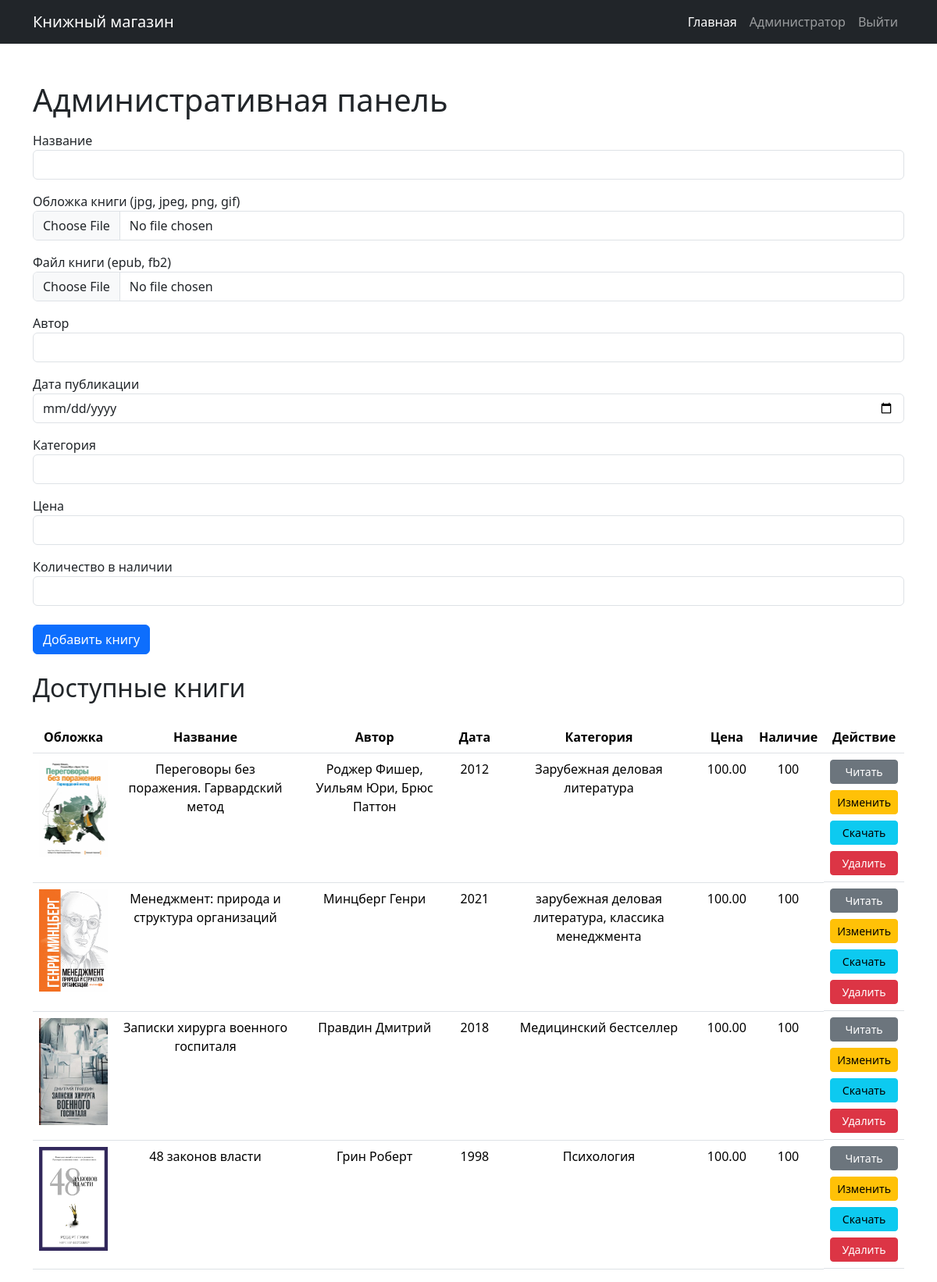
/php/admin_dashboard.php (signed in), run on the app's committed database.
### tables this page shows
CREATE TABLE `books` (
  `id` int NOT NULL AUTO_INCREMENT,
  `title` varchar(255) NOT NULL,
  `author` varchar(100) NOT NULL,
  `year` int NOT NULL,
  `category` varchar(255) NOT NULL,
  `price` decimal(10,2) DEFAULT NULL,
  `stock` int NOT NULL,
  `cover` varchar(255) DEFAULT NULL,
  `file_path` varchar(255) DEFAULT NULL,
  PRIMARY KEY (`id`)
);

### php/functions.php (called while the page is built, shortened)
<?php
include('db_connect.php');
function getBooks($category = null, $author = null, $year = null)
{
    global $conn;
    $query = "SELECT * FROM books WHERE 1=1";
    $stmt = $conn->prepare($query);
    $stmt->execute();
    $result = $stmt->get_result();
    $books = $result->fetch_all(MYSQLI_ASSOC);
    return $books;
}
?>

### php/admin_dashboard.php (the view, shortened to what this page needs)
<?php
include('db_connect.php');
include('functions.php');
$books = getBooks();
$isEdit = isset($_GET['edit']);
$bookData = [
    'title' => '',
    'author' => '',
    'year' => '',
    'category' => '',
    'price' => '',
    'stock' => '',
    'cover' => '',
    'file_path' => ''
];
?>
<!DOCTYPE html>
<html lang="en">
<head>
	<link href="https://cdn.jsdelivr.net/npm/bootstrap@5.3.3/dist/css/bootstrap.min.css" rel="stylesheet"
>
	<link rel="stylesheet" href="/css/styles.css">
</head>
<body>
<?php include('../components/navbar.php'); ?>
<div class="container mt-5">
	<h1>Административная панель</h1>
	<form method="POST" action="/php/<?= $isEdit ? 'edit_book.php' : 'add_book.php' ?>" enctype="multipart/form-data"
	      class="mb-4">
		<div class="form-group mt-3">
			<label for="title">Название</label>
			<input type="text" class="form-control" id="title" name="title"
			       value="<?= htmlspecialchars($bookData['title'], ENT_QUOTES, 'UTF-8') ?>" required/>
		</div>
		<div class="form-group mt-3">
			<label for="cover_image">Обложка книги (jpg, jpeg, png, gif)</label>
			<input type="file" class="form-control" id="cover_image" name="cover_image"
                <?= $isEdit ? '' : 'required' ?> />
		</div>
		<div class="form-group mt-3">
			<label for="file_path">Файл книги (epub, fb2)</label>
			<input type="file" class="form-control" id="file_path" name="file_path"
                <?= $isEdit ? '' : 'required' ?> />
		</div>
		<div class="form-group mt-3">
			<label for="author">Автор</label>
			<input type="text" class="form-control" id="author" name="author"
			       value="<?= htmlspecialchars($bookData['author'], ENT_QUOTES, 'UTF-8') ?>" required/>
		</div>
		<div class="form-group mt-3">
			<label for="year">Дата публикации</label>
			<input type="date" class="form-control" id="year" name="year"
			       value="<?= htmlspecialchars($bookData['year'], ENT_QUOTES, 'UTF-8') ?>"/>
		</div>
		<div class="form-group mt-3">
			<label for="category">Категория</label>
			<input type="text" class="form-control" id="category" name="category"
			       value="<?= htmlspecialchars($bookData['category'], ENT_QUOTES, 'UTF-8') ?>"/>
		</div>
		<div class="form-group mt-3">
			<label for="price">Цена</label>
			<input type="number" step="0.01" class="form-control" id="price" name="price"
			       value="<?= htmlspecialchars($bookData['price'], ENT_QUOTES, 'UTF-8') ?>"/>
		</div>
		<div class="form-group mt-3">
			<label for="stock">Количество в наличии</label>
			<input type="number" class="form-control" id="stock" name="stock"
			       value="<?= htmlspecialchars($bookData['stock'], ENT_QUOTES, 'UTF-8') ?>" required/>
		</div>
		<button type="submit" class="btn btn-primary mt-4">
            <?= $isEdit ? 'Сохранить изменения' : 'Добавить книгу' ?>
		</button>
	</form>
	<h2 class="my-4">Доступные книги</h2>
	<table class="table table-hover text-center">
		<thead class="thead-dark">
		<tr>
			<th scope="col">Обложка</th>
			<th scope="col">Название</th>
			<th scope="col">Автор</th>
			<th scope="col">Дата</th>
			<th scope="col">Категория</th>
			<th scope="col">Цена</th>
			<th scope="col">Наличие</th>
			<th scope="col">Действие</th>
		</tr>
		</thead>
		<tbody>
        <?php foreach ($books as $book): ?>
			<tr>
				<td>
					<img src="<?= htmlspecialchars($book['cover'], ENT_QUOTES, 'UTF-8') ?>"
					     alt="Обложка книги" class="img-fluid" style="max-height: 150px;">
				</td>
				<td><?= htmlspecialchars($book['title'], ENT_QUOTES, 'UTF-8') ?></td>
				<td><?= htmlspecialchars($book['author'], ENT_QUOTES, 'UTF-8') ?></td>
				<td><?= htmlspecialchars($book['year'], ENT_QUOTES, 'UTF-8') ?></td>
				<td><?= htmlspecialchars($book['category'], ENT_QUOTES, 'UTF-8') ?></td>
				<td><?= htmlspecialchars($book['price'], ENT_QUOTES, 'UTF-8') ?></td>
				<td><?= htmlspecialchars($book['stock'], ENT_QUOTES, 'UTF-8') ?></td>
				<td class="d-grid gap-2">
					<a href="/php/read_book.php?id=<?= htmlspecialchars($book['id'], ENT_QUOTES, 'UTF-8') ?>"
					   class="btn btn-secondary btn-sm">Читать</a>
					<a href="/php/edit_book.php?id=<?= htmlspecialchars($book['id'], ENT_QUOTES, 'UTF-8') ?>"
					   class="btn btn-warning btn-sm">Изменить</a>
					<a href="<?= htmlspecialchars($book['file_path'], ENT_QUOTES, 'UTF-8') ?>"
					   class="btn btn-info btn-sm">Скачать</a>
					<a href="/php/delete_book.php?id=<?= htmlspecialchars($book['id'], ENT_QUOTES, 'UTF-8') ?>"
					   class="btn btn-danger btn-sm">Удалить</a>
				</td>
			</tr>
        <?php endforeach; ?>
		</tbody>
	</table>
</body>
</html>

### data on the page
books: cover (picture), title "Переговоры без поражения. Гарвардский метод", author "Роджер Фишер, Уильям Юри, Брюс Паттон", year "2012", category "Зарубежная деловая литература", price "100.00", stock "100"
books: cover (picture), title "Менеджмент: природа и структура организаций", author "Минцберг Генри", year "2021", category "зарубежная деловая литература, классика менеджмента", price "100.00", stock "100"
books: cover (picture), title "Записки хирурга военного госпиталя", author "Правдин Дмитрий", year "2018", category "Медицинский бестселлер", price "100.00", stock "100"
books: cover (picture), title "48 законов власти", author "Грин Роберт", year "1998", category "Психология", price "100.00", stock "100"
